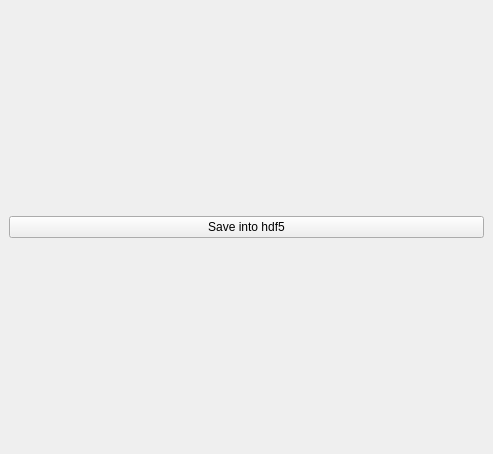
<?xml version="1.0" encoding="UTF-8"?>
<ui version="4.0">
 <class>MainWindow</class>
 <widget class="QMainWindow" name="MainWindow">
  <property name="geometry">
   <rect>
    <x>0</x>
    <y>0</y>
    <width>493</width>
    <height>454</height>
   </rect>
  </property>
  <property name="windowTitle">
   <string>Image</string>
  </property>
  <property name="windowIcon">
   <iconset>
    <normaloff>../media/icon.png</normaloff>../media/icon.png</iconset>
  </property>
  <widget class="QWidget" name="centralwidget">
   <layout class="QGridLayout" name="gridLayout_2">
    <item row="0" column="0">
     <layout class="QGridLayout" name="gridLayout"/>
    </item>
    <item row="1" column="0">
     <widget class="QPushButton" name="btn_save">
      <property name="text">
       <string>Save into hdf5</string>
      </property>
     </widget>
    </item>
   </layout>
  </widget>
 </widget>
 <resources/>
 <connections/>
</ui>
